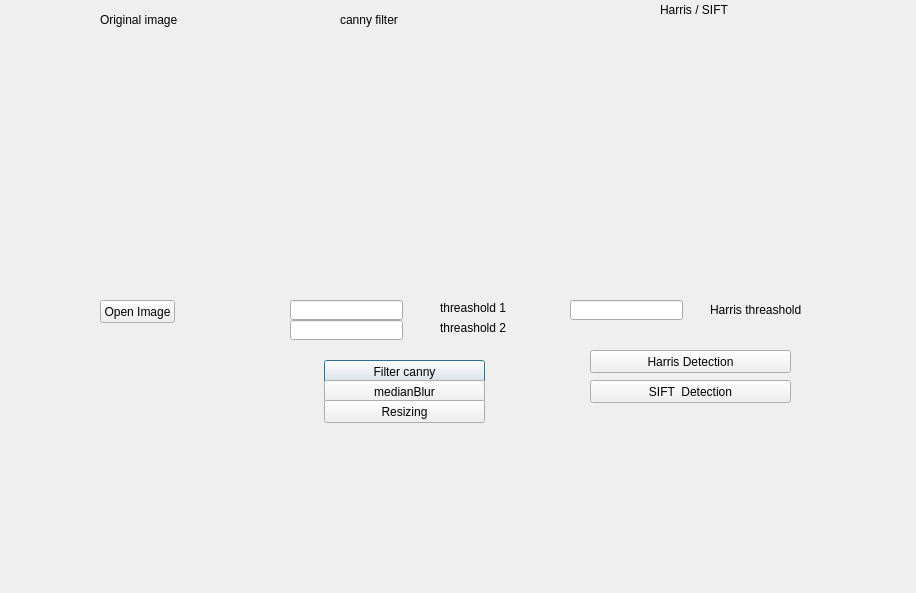
<?xml version="1.0" encoding="UTF-8"?>
<ui version="4.0">
 <class>Dialog</class>
 <widget class="QDialog" name="Dialog">
  <property name="geometry">
   <rect>
    <x>0</x>
    <y>0</y>
    <width>916</width>
    <height>593</height>
   </rect>
  </property>
  <property name="windowTitle">
   <string>Dialog</string>
  </property>
  <property name="styleSheet">
   <string notr="true"/>
  </property>
  <widget class="QPushButton" name="filterbutton">
   <property name="geometry">
    <rect>
     <x>324</x>
     <y>360</y>
     <width>161</width>
     <height>23</height>
    </rect>
   </property>
   <property name="text">
    <string>Filter canny</string>
   </property>
  </widget>
  <widget class="QPushButton" name="button_open">
   <property name="geometry">
    <rect>
     <x>100</x>
     <y>300</y>
     <width>75</width>
     <height>23</height>
    </rect>
   </property>
   <property name="styleSheet">
    <string notr="true"/>
   </property>
   <property name="text">
    <string>Open Image</string>
   </property>
  </widget>
  <widget class="QLabel" name="origin">
   <property name="geometry">
    <rect>
     <x>100</x>
     <y>-30</y>
     <width>100</width>
     <height>100</height>
    </rect>
   </property>
   <property name="minimumSize">
    <size>
     <width>100</width>
     <height>100</height>
    </size>
   </property>
   <property name="maximumSize">
    <size>
     <width>100</width>
     <height>100</height>
    </size>
   </property>
   <property name="text">
    <string>Original image</string>
   </property>
  </widget>
  <widget class="QLabel" name="origin_2">
   <property name="geometry">
    <rect>
     <x>340</x>
     <y>-30</y>
     <width>100</width>
     <height>100</height>
    </rect>
   </property>
   <property name="minimumSize">
    <size>
     <width>100</width>
     <height>100</height>
    </size>
   </property>
   <property name="maximumSize">
    <size>
     <width>100</width>
     <height>100</height>
    </size>
   </property>
   <property name="text">
    <string>canny filter</string>
   </property>
  </widget>
  <widget class="QLabel" name="windowview">
   <property name="geometry">
    <rect>
     <x>290</x>
     <y>40</y>
     <width>250</width>
     <height>250</height>
    </rect>
   </property>
   <property name="minimumSize">
    <size>
     <width>0</width>
     <height>0</height>
    </size>
   </property>
   <property name="maximumSize">
    <size>
     <width>16777215</width>
     <height>16777215</height>
    </size>
   </property>
   <property name="autoFillBackground">
    <bool>true</bool>
   </property>
   <property name="text">
    <string/>
   </property>
  </widget>
  <widget class="QLabel" name="originview">
   <property name="geometry">
    <rect>
     <x>30</x>
     <y>40</y>
     <width>250</width>
     <height>250</height>
    </rect>
   </property>
   <property name="minimumSize">
    <size>
     <width>0</width>
     <height>0</height>
    </size>
   </property>
   <property name="maximumSize">
    <size>
     <width>16777215</width>
     <height>16777215</height>
    </size>
   </property>
   <property name="autoFillBackground">
    <bool>true</bool>
   </property>
   <property name="text">
    <string/>
   </property>
  </widget>
  <widget class="QPushButton" name="filterbutton_2">
   <property name="geometry">
    <rect>
     <x>324</x>
     <y>380</y>
     <width>161</width>
     <height>23</height>
    </rect>
   </property>
   <property name="text">
    <string>medianBlur</string>
   </property>
  </widget>
  <widget class="QPushButton" name="filterbutton_3">
   <property name="geometry">
    <rect>
     <x>324</x>
     <y>400</y>
     <width>161</width>
     <height>23</height>
    </rect>
   </property>
   <property name="text">
    <string>Resizing</string>
   </property>
  </widget>
  <widget class="QLineEdit" name="lineEdit">
   <property name="geometry">
    <rect>
     <x>290</x>
     <y>300</y>
     <width>113</width>
     <height>20</height>
    </rect>
   </property>
  </widget>
  <widget class="QLineEdit" name="lineEdit_2">
   <property name="geometry">
    <rect>
     <x>290</x>
     <y>320</y>
     <width>113</width>
     <height>20</height>
    </rect>
   </property>
  </widget>
  <widget class="QLabel" name="label">
   <property name="geometry">
    <rect>
     <x>440</x>
     <y>300</y>
     <width>71</width>
     <height>16</height>
    </rect>
   </property>
   <property name="text">
    <string>threashold 1</string>
   </property>
  </widget>
  <widget class="QLabel" name="label_2">
   <property name="geometry">
    <rect>
     <x>440</x>
     <y>320</y>
     <width>71</width>
     <height>16</height>
    </rect>
   </property>
   <property name="text">
    <string>threashold 2</string>
   </property>
  </widget>
  <widget class="QLabel" name="origin_3">
   <property name="geometry">
    <rect>
     <x>660</x>
     <y>-40</y>
     <width>100</width>
     <height>100</height>
    </rect>
   </property>
   <property name="minimumSize">
    <size>
     <width>100</width>
     <height>100</height>
    </size>
   </property>
   <property name="maximumSize">
    <size>
     <width>100</width>
     <height>100</height>
    </size>
   </property>
   <property name="text">
    <string>Harris / SIFT</string>
   </property>
  </widget>
  <widget class="QLabel" name="harris_display">
   <property name="geometry">
    <rect>
     <x>560</x>
     <y>40</y>
     <width>250</width>
     <height>250</height>
    </rect>
   </property>
   <property name="minimumSize">
    <size>
     <width>0</width>
     <height>0</height>
    </size>
   </property>
   <property name="maximumSize">
    <size>
     <width>16777215</width>
     <height>16777215</height>
    </size>
   </property>
   <property name="autoFillBackground">
    <bool>true</bool>
   </property>
   <property name="text">
    <string/>
   </property>
  </widget>
  <widget class="QLineEdit" name="lineEdit_3">
   <property name="geometry">
    <rect>
     <x>570</x>
     <y>300</y>
     <width>113</width>
     <height>20</height>
    </rect>
   </property>
  </widget>
  <widget class="QLabel" name="label_3">
   <property name="geometry">
    <rect>
     <x>710</x>
     <y>300</y>
     <width>101</width>
     <height>20</height>
    </rect>
   </property>
   <property name="text">
    <string>Harris threashold </string>
   </property>
  </widget>
  <widget class="QPushButton" name="filterbutton_4">
   <property name="geometry">
    <rect>
     <x>590</x>
     <y>350</y>
     <width>201</width>
     <height>23</height>
    </rect>
   </property>
   <property name="text">
    <string>Harris Detection</string>
   </property>
  </widget>
  <widget class="QPushButton" name="filterbutton_5">
   <property name="geometry">
    <rect>
     <x>590</x>
     <y>380</y>
     <width>201</width>
     <height>23</height>
    </rect>
   </property>
   <property name="text">
    <string>SIFT  Detection</string>
   </property>
  </widget>
 </widget>
 <resources/>
 <connections/>
</ui>
